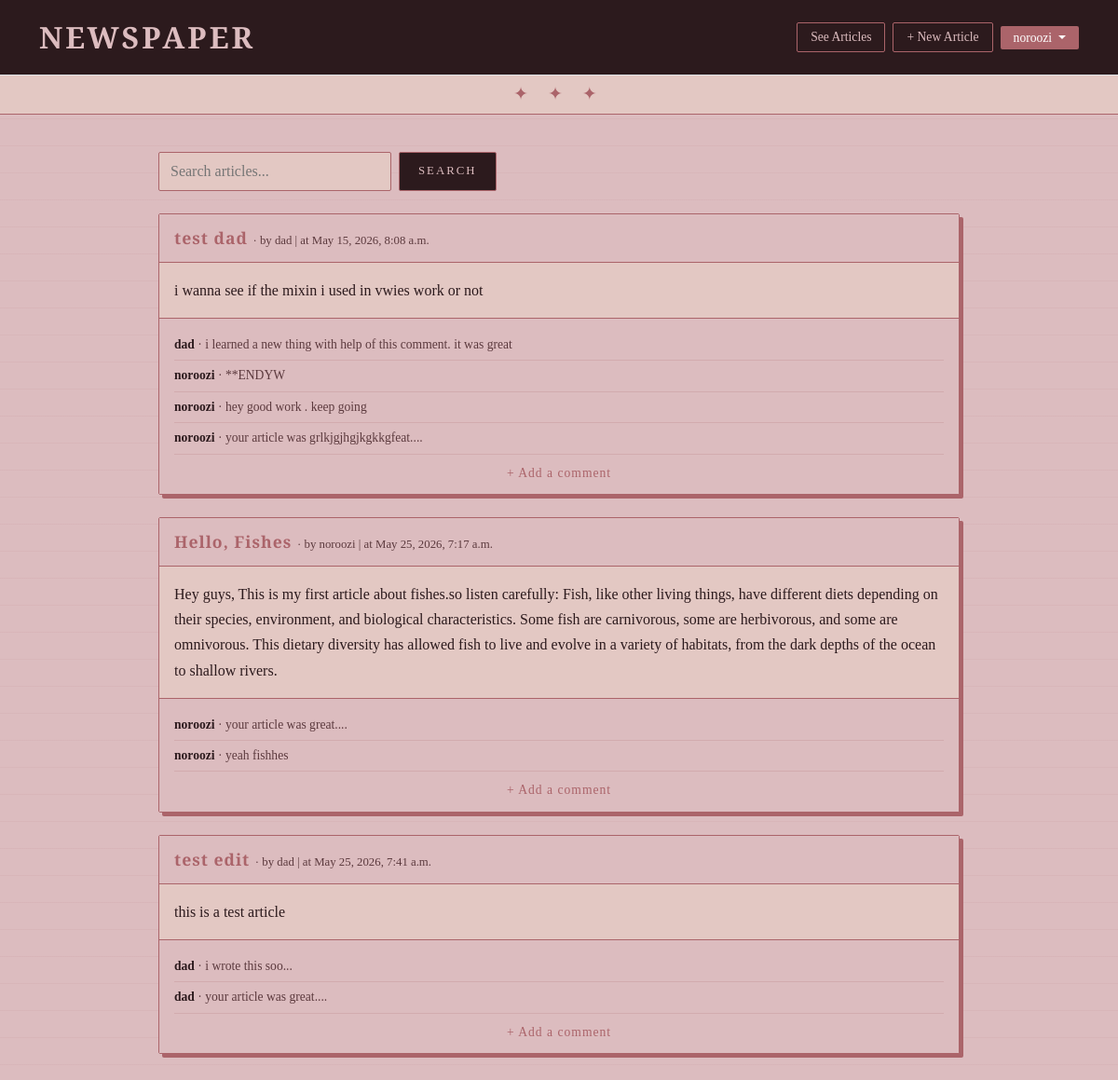
Page /articles/ (signed in) on the earlier database version.
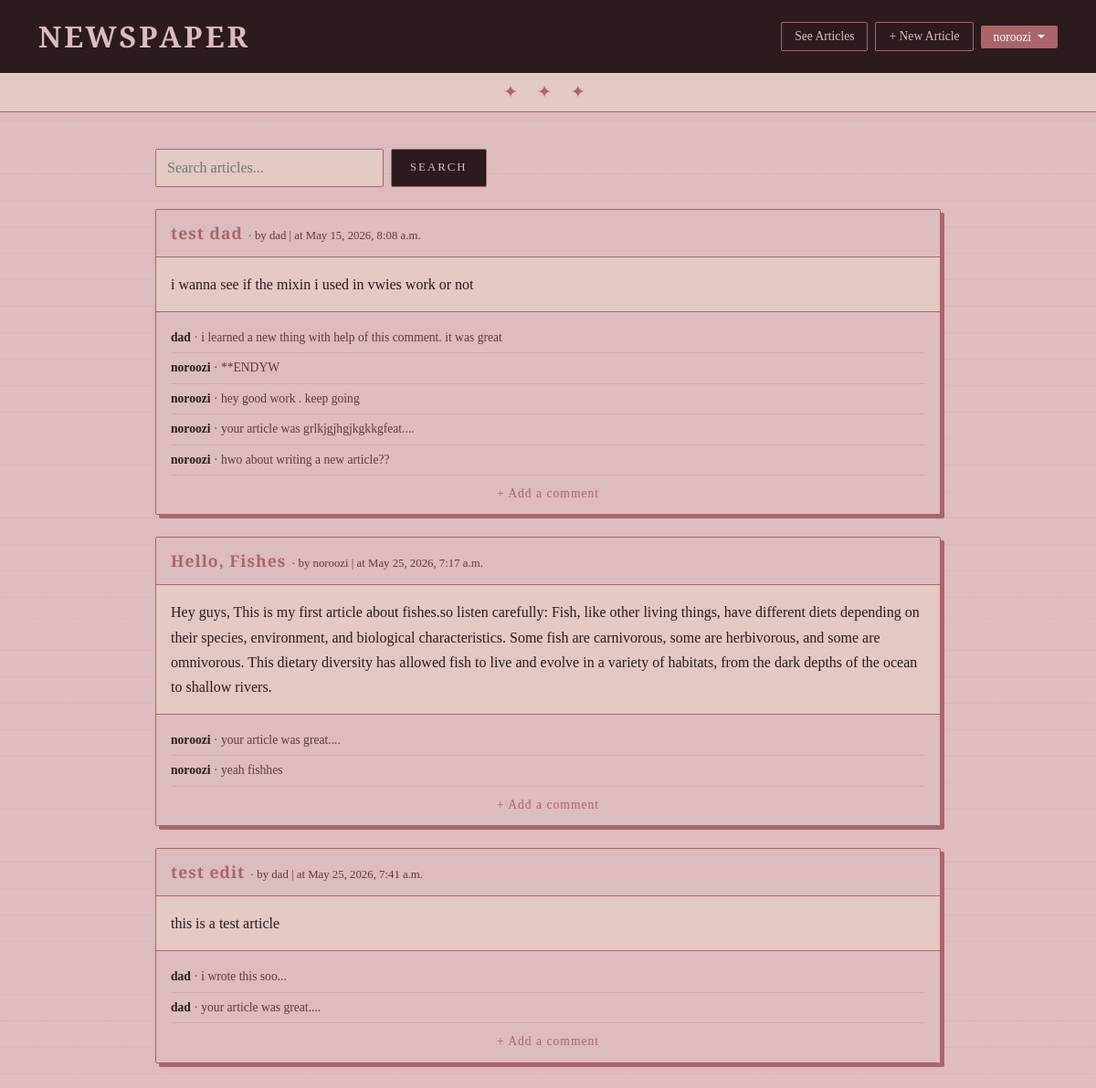
Same page on the later database version.
### articles/models.py (models this page shows, shortened)
class Article(models.Model):
    title = models.CharField(max_length=255)
    body = models.TextField()
    date = models.DateTimeField(auto_now_add=True)
    author = models.ForeignKey(
        settings.AUTH_USER_MODEL,
        on_delete=models.CASCADE,
    )
    views = models.IntegerField(default=0)
    viewers = models.ManyToManyField(
        settings.AUTH_USER_MODEL,
        related_name='viewed_articles',
        blank=True
    )
    likes = models.ManyToManyField(
        settings.AUTH_USER_MODEL,
        related_name='liked_articles',
        blank=True
    )

class Comment(models.Model):
    article = models.ForeignKey(
        Article,
        on_delete=models.CASCADE,
    )
    comment = models.TextField(default="your article was great....")
    author = models.ForeignKey(
        settings.AUTH_USER_MODEL,
        on_delete=models.CASCADE,
    )
    def __str__(self):
        return self.comment

### accounts/models.py (models this page shows)
class CustomUser(AbstractUser):
    age = models.PositiveIntegerField(null=True, blank=True)

### articles/views.py (the view)
# urls.py: path("", ArticleList.as_view(), name="article_list"),
class ArticleList(mixins.CustomLoginNeededMixin, ListView):
    model = models.Article
    template_name = "article_list.html"
    def get_queryset(self):
        query = self.request.GET.get('q', '').strip()  # fix spaces
        if query:
            words = query.split()  # split into individual words
            filters = Q()
            for word in words:
                filters &= Q(title__icontains=word) | Q(body__icontains=word)
            return models.Article.objects.filter(filters)
        return models.Article.objects.all().order_by('-views')
    def get_context_data(self, **kwargs):
        context = super().get_context_data(**kwargs)
        context['query'] = self.request.GET.get('q', '')
        return context

### articles/mixins.py (called while the page is built)
    def dispatch(self, request, *args, **kwargs):
        if not request.user.is_authenticated:
            return redirect(self.login_url)
        return super().dispatch(request, *args, **kwargs)

### templates/article_list.html (shortened to what this page needs)
{% extends "base.html" %}
{% block content %}
    <form method="GET" action="" class="search-form">
        <input type="text" name="q" value="{{ query }}" placeholder="Search articles...">
        <button type="submit">Search</button>
    </form>
    {% for article in article_list %}
        <div class="article-card">
            <div class="article-header">
                <a href="{% url 'article_detail' article.pk %}" class="article-title">
                    {{ article.title }}
                </a>
                <span class="article-meta"> &middot; by {{ article.author }} | at {{ article.date }}</span>
            </div>
            <div class="article-body">
                {{ article.body }}
            </div>
            <div class="article-comments">
                {% for comment in article.comment_set.all %}
                    <div class="comment-item">
                        <span class="comment-author">{{ comment.author }}</span>
                        &middot; {{ comment }}
                    </div>
                {% endfor %}
                <a href="{% url 'article_detail' article.pk %}" class="add-comment-link">
                    + Add a comment
                </a>
            </div>
        </div>
    {% endfor %}
{% endblock content %}

Differences in the rows shown:
added Comment: author "noroozi", comment "hwo about writing a new article??", shown under Article "test dad"
